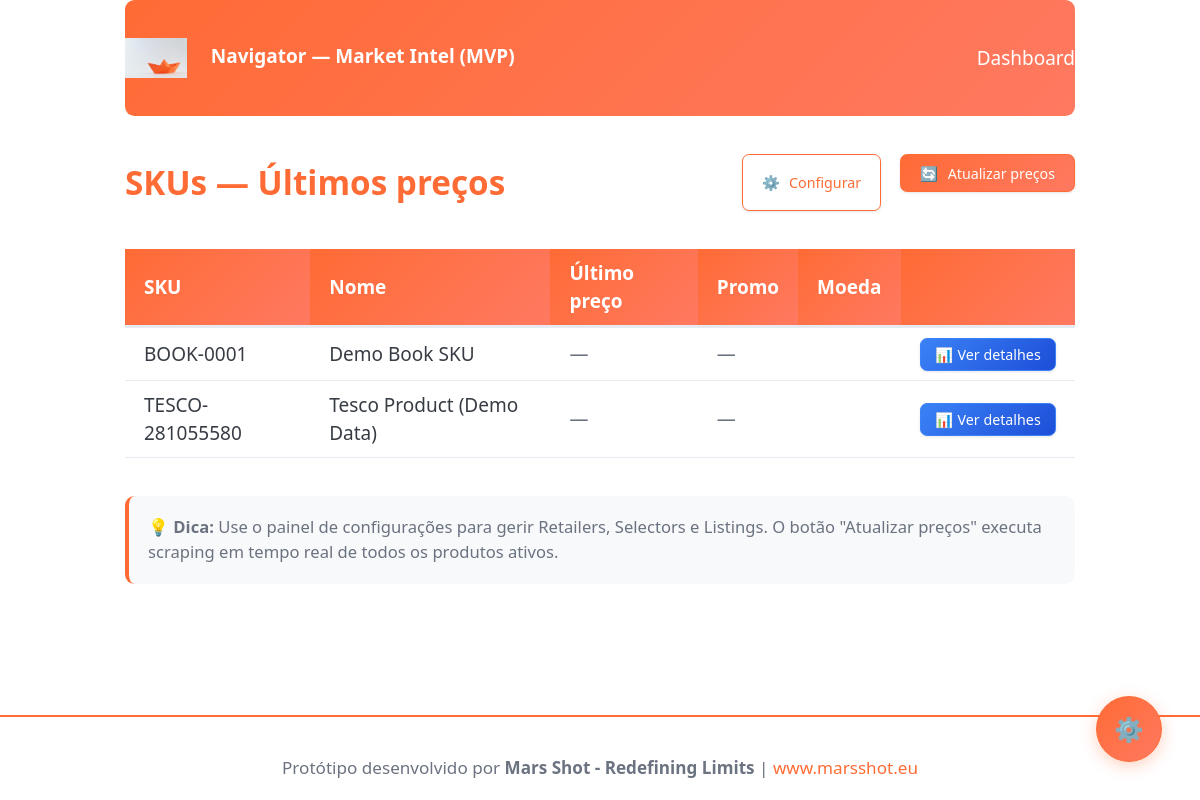
The app's page /, older data.
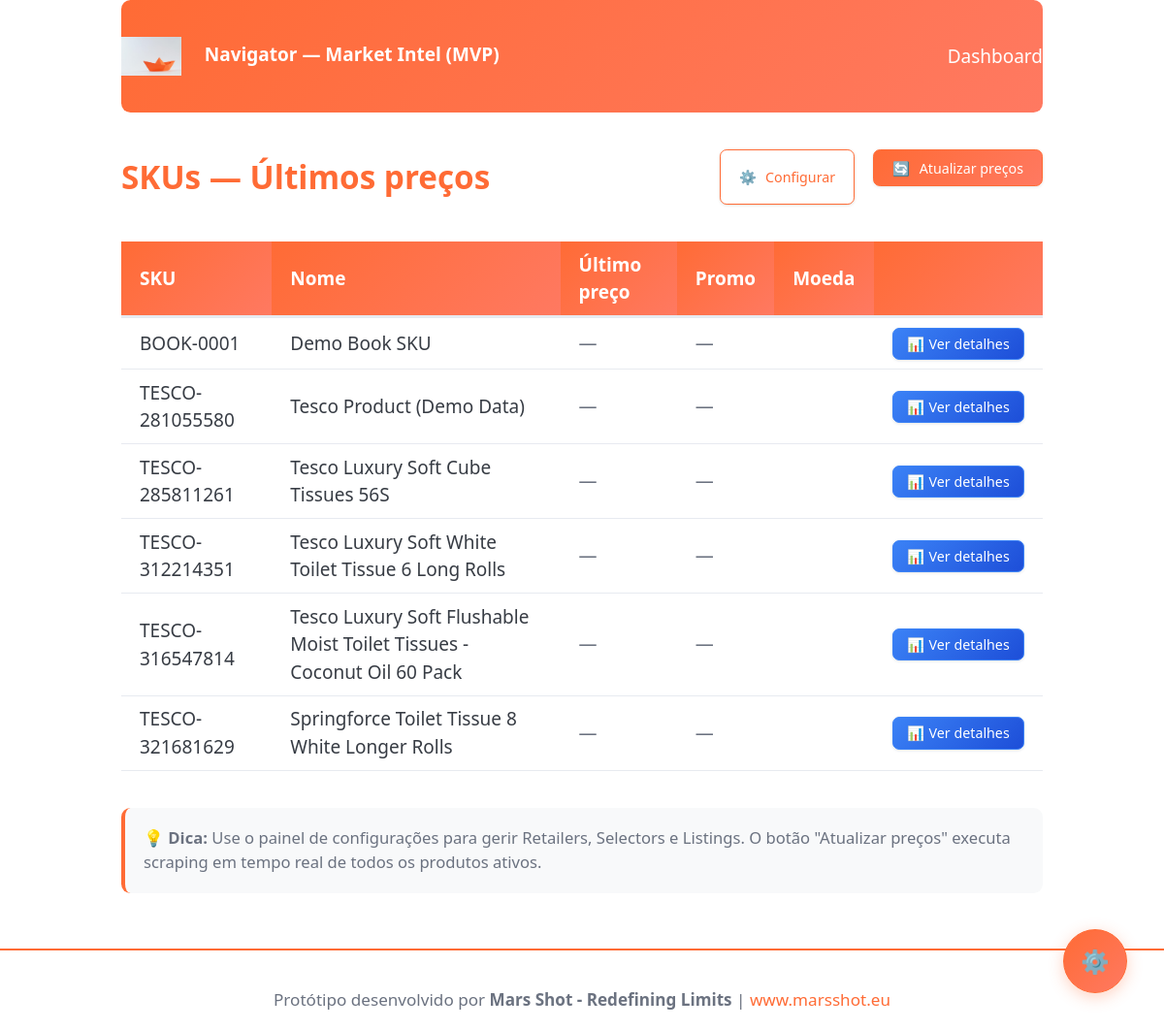
The same page, newer data.
### pricing/models.py (models this page shows, shortened)
class SKU(models.Model):
    code = models.CharField(max_length=100, unique=True)
    name = models.CharField(max_length=255)
    competitor_names = models.TextField(blank=True, help_text="Optional: other names this SKU might appear as.")

### pricing/views.py (the view)
# urls.py: path("", views.home, name="home"),
def home(request):
    skus = SKU.objects.all().order_by("code")
    latest = {}
    for sku in skus:
        pp = PricePoint.objects.filter(sku_listing__sku=sku).order_by("-timestamp").first()
        latest[sku.id] = pp
    return render(request, "pricing/home.html", {"skus": skus, "latest": latest})

### templates/pricing/home.html (shortened to what this page needs)
{% extends "base.html" %}
{% block content %}
<div style="display: flex; justify-content: space-between; align-items: center; margin-bottom: 2rem;">
  <h2 style="margin: 0;">SKUs — Últimos preços</h2>
  <div style="display: flex; gap: 1rem;">
    <a href="/admin/" class="btn btn-secondary btn-sm">
      <span style="margin-right: 0.5rem;">⚙️</span>
      Configurar
    </a>
    <form method="post" action="/scrape-now/" style="display: inline; margin: 0;">
      <button type="submit" class="btn btn-primary btn-sm">
        <span style="margin-right: 0.5rem;">🔄</span>
        Atualizar preços
      </button>
    </form>
  </div>
</div>
<table>
  <thead>
    <tr>
      <th>SKU</th>
      <th>Nome</th>
      <th>Último preço</th>
      <th>Promo</th>
      <th>Moeda</th>
      <th></th>
    </tr>
  </thead>
  <tbody>
  {% for sku in skus %}
    {% with latest_pp=latest%}
    <tr>
      <td>{{ sku.code }}</td>
      <td>{{ sku.name }}</td>
      <td>{% if latest_pp and latest_pp.price %}{{ latest_pp.price }}{% else %}<span class="muted">—</span>{% endif %}</td>
      <td>{% if latest_pp and latest_pp.promo_price %}{{ latest_pp.promo_price }} ({{ latest_pp.promo_text }}){% else %}<span class="muted">—</span>{% endif %}</td>
      <td>{% if latest_pp %}{{ latest_pp.raw_currency }}{% endif %}</td>
      <td>
        <div class="table-actions">
          <a href="{% url 'sku_detail' sku.id %}" class="btn btn-info btn-sm">
            <span style="margin-right: 0.25rem;">📊</span>
            Ver detalhes
          </a>
        </div>
      </td>
    </tr>
    {% endwith %}
  {% endfor %}
  </tbody>
</table>
<a href="/admin/" class="btn btn-primary btn-fab" title="Configurações rápidas">
  <span style="font-size: 1.25rem;">⚙️</span>
</a>
<div style="margin-top: 2rem; padding: 1rem; background: #f8f9fa; border-radius: 0.5rem; border-left: 4px solid var(--navigator-orange);">
  <p style="margin: 0; color: var(--navigator-grey); font-size: 0.875rem;">
    <strong>💡 Dica:</strong> Use o painel de configurações para gerir Retailers, Selectors e Listings.
    O botão "Atualizar preços" executa scraping em tempo real de todos os produtos ativos.
  </p>
</div>
{% endblock %}

### templates/base.html (shortened to what this page needs)
<!doctype html>
<html lang="en">
<head>
  <link rel="stylesheet" href="https://cdn.jsdelivr.net/npm/@picocss/pico@2/css/pico.min.css">
</head>
<body>
  <div class="page-wrapper">
    <div class="content-wrapper">
      <main class="container">
        <nav>
          <ul>
            <li>
              <img src="/static/navigator-logo.jpg" alt="Navigator Logo" class="navigator-logo">
              <strong>Navigator — Market Intel (MVP)</strong>
            </li>
          </ul>
          <ul>
            <li><a href="/">Dashboard</a></li>
          </ul>
        </nav>
        {% block content %}{% endblock %}
      </main>
    </div>
    <footer class="footer">
      <div class="container">
        Protótipo desenvolvido por <strong>Mars Shot - Redefining Limits</strong> | <a href="https://www.marsshot.eu"
          target="_blank">www.marsshot.eu</a>
      </div>
    </footer>
  </div>
</body>
</html>

### templates/base.html (style rules this page uses)
:root { --navigator-orange: #FF6B35; --navigator-orange-light: #FF8A65; --navigator-orange-dark: #E55722; --navigator-coral: #FF7961; --navigator-white: #ffffff; --navigator-black: #2c2c2c; --navigator-grey: #6b7280; }
body { background-color: var(--navigator-white); color: var(--navigator-black); }
nav { background: linear-gradient(135deg, var(--navigator-orange), var(--navigator-coral)) !important; padding: 1rem 0; margin-bottom: 2rem; border-radius: 0.5rem; }
nav ul li strong, nav ul li a { color: var(--navigator-white) !important; text-decoration: none; }
.navigator-logo { height: 40px; width: auto; margin-right: 1rem; vertical-align: middle; }
h1, h2, h3, h4, h5, h6 { color: var(--navigator-orange); }
table th { background: linear-gradient(135deg, var(--navigator-orange), var(--navigator-coral)); color: var(--navigator-white); }
table tr:nth-child(even) { background-color: #f8f9fa; }
.muted { color: var(--navigator-grey); }
a { color: var(--navigator-orange); }
.footer { margin-top: 3rem; padding: 2rem 0 1rem 0; border-top: 2px solid var(--navigator-orange); text-align: center; color: var(--navigator-grey); font-size: 0.9rem; }
.footer a { color: var(--navigator-orange); text-decoration: none; }
.btn { display: inline-flex; align-items: center; justify-content: center; padding: 0.75rem 1.5rem; font-size: 0.875rem; font-weight: 500; line-height: 1.2; text-decoration: none; border: none; border-radius: 0.5rem; cursor: pointer; transition: all 0.2s ease-in-out; box-shadow: 0 1px 3px rgba(0, 0, 0, 0.1); white-space: nowrap; position: relative; overflow: hidden; }
.btn-primary { background: linear-gradient(135deg, var(--navigator-orange), var(--navigator-coral)); color: var(--navigator-white); border: 1px solid var(--navigator-orange); }
.btn-secondary { background: var(--navigator-white); color: var(--navigator-orange); border: 1.5px solid var(--navigator-orange); }
.btn-info { background: linear-gradient(135deg, #3b82f6, #1d4ed8); color: var(--navigator-white); border: 1px solid #3b82f6; }
.btn-sm { padding: 0.5rem 1rem; font-size: 0.75rem; border-radius: 0.375rem; }
.btn-fab { position: fixed; bottom: 2rem; right: 2rem; border-radius: 50%; width: 3.5rem; height: 3.5rem; z-index: 1000; box-shadow: 0 4px 16px rgba(255, 107, 53, 0.3); }
.table-actions { display: flex; gap: 0.5rem; align-items: center; }
.table-actions .btn { padding: 0.375rem 0.75rem; font-size: 0.75rem; }
html, body { height: 100%; }
.page-wrapper { min-height: 100vh; display: flex; flex-direction: column; }
.content-wrapper { flex: 1; }

Row changes from the older to the newer data that the page shows:
added SKU: code "TESCO-285811261", name "Tesco Luxury Soft Cube Tissues 56S"
added SKU: code "TESCO-312214351", name "Tesco Luxury Soft White Toilet Tissue 6 Long Rolls"
added SKU: code "TESCO-316547814", name "Tesco Luxury Soft Flushable Moist Toilet Tissues - Coconut Oil 60 Pack"
added SKU: code "TESCO-321681629", name "Springforce Toilet Tissue 8 White Longer Rolls"
